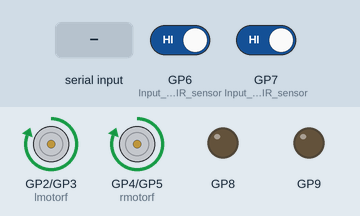
A sketch run on a simulated Raspberry Pi Pico. Shown: motor-driver pin pairs drawn as motors (green arrow = first pin HIGH = forward, orange = second pin HIGH = backward, longer = more drive), output pins drawn as LEDs (lit = HIGH). Inputs (shaded band) come from the test bench; at power-on: GP6 (Input_for_left_IR_sensor) HIGH, GP7 (Input_for_right_IR_sensor) HIGH.

Above: at 1.2 s.
1.3 s: GP6 (Input_for_left_IR_sensor) driven LOW
At 2.0 s:
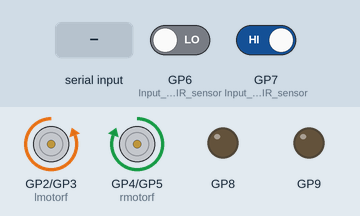
2.8 s: GP7 (Input_for_right_IR_sensor) driven LOW
At 3.6 s:
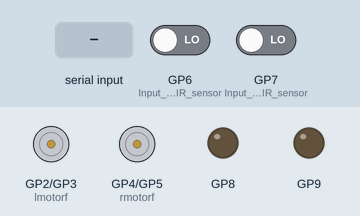
4.3 s: "W" received over Serial
At 5.5 s:
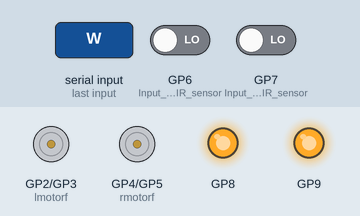
5.8 s: GP6 (Input_for_left_IR_sensor) driven HIGH
At 6.9 s:
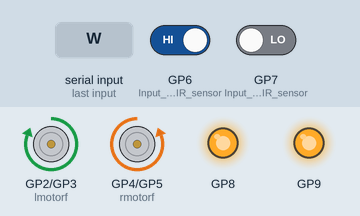
7.3 s: GP7 (Input_for_right_IR_sensor) driven HIGH
At 8.1 s:
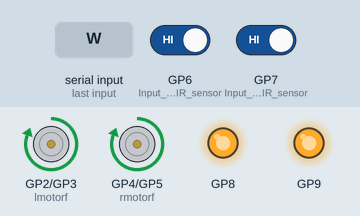
8.8 s: GP6 (Input_for_left_IR_sensor) driven LOW
At 9.3 s:
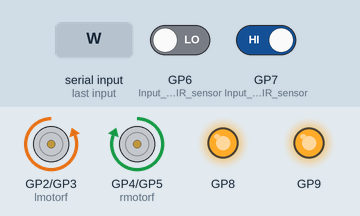
Timing chart, 0 to 11.3 s (numbered marks = the images above; inputs shaded):
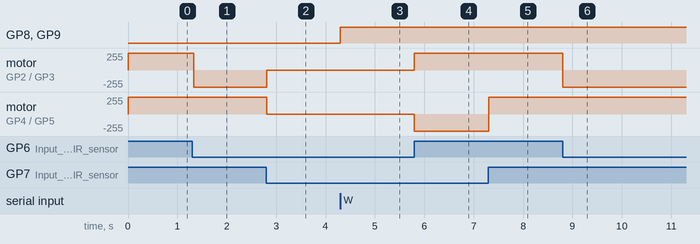

The sketch:

Final_line_follower.ino
```cpp
#define lmotorf 2                                //Step-1:  motor driver m2-a into arduino pin2
#define lmotorb 3                                //Step-2:  motor driver m2-b into arduino pin3
#define rmotorf 4                                //Step-3:  motor driver m1-a into arduino pin4
#define rmotorb 5                                //Step-4:  motor driver m1-b into arduino pin5
                                                 //Step-5:  Connect battery to motor driver(+12,GND,+5V) and to arduino (in pin 'Vin' +5V)  ***  Use IC-7805 to supply +5V  ***
                                                 //Step-6:  connect bluetooth module RX pin to arduino TX pin
                                                 //Step-7:  connect bluetooth module TX pin to arduino RX pin and supply +3V vcc and GND to respective pins in bluetooth module
                                                 //Step-8:  Power the left and right IR sensor (+5V) and connect O/Ps of left and Right IR to arduino pin 6 and 7 respectively
                                                 //Step-9:  Connect the battery to IC-7805
                                                 //Step-10: Turn on the bluetooth and paired up the devices ..........Download the software 'Blue control' or 'Arduino control'

                                                // *****************************************************************************************************************
                                                //**** CAUTION: Don't plug-in the battery when arduino connected with the laptop.   ********************************
                                                // **** CAUTION: UNPLUG the VCC of bluetooth module while uploading the program.    ********************************
                                                //******************************************************************************************************************
 void setup()
{
  pinMode(2,OUTPUT);
  pinMode(3,OUTPUT);
  pinMode(4,OUTPUT);
  pinMode(5,OUTPUT);
  pinMode(8,OUTPUT);
  pinMode(9,OUTPUT);
  pinMode(6,INPUT);                             //Input for left IR sensor
  pinMode(7,INPUT);                             //Input for right IR sensor
  Serial.begin(9600);
}

void loop()
{
  while(Serial.available()==0);                  //waiting for bluetooth signal
  char c=Serial.read();                          //reading the bluetooth signal
  while(c=='W'||c=='A')                          //Checking conditions for while loop
  {
    digitalWrite(8,HIGH);
    digitalWrite(9,HIGH);
    loop1();
  }

  while(c=='B'||c=='V')                          //same here
  {
    digitalWrite(8,LOW);
    digitalWrite(9,LOW);
    loop2();
  }
}
void loop1()                                                      //function loop for IR mode
{

  int lsensor=digitalRead(6);
  int rsensor=digitalRead(7);
  if((lsensor==LOW)&&(rsensor==LOW))                              //Stop
  {
    digitalWrite(lmotorf,LOW);
    digitalWrite(rmotorf,LOW);
    digitalWrite(lmotorb,LOW);
    digitalWrite(rmotorb,LOW);
  }
  else if((lsensor==HIGH)&&(rsensor==LOW))                        //Rightward
  {
    digitalWrite(lmotorf,HIGH);
    digitalWrite(rmotorf,LOW);
    digitalWrite(lmotorb,LOW);
    digitalWrite(rmotorb,HIGH);
  }
  else if((lsensor==LOW)&&(rsensor==HIGH))                        //Leftward
  {
    digitalWrite(lmotorf,LOW);
    digitalWrite(rmotorf,HIGH);
    digitalWrite(lmotorb,HIGH);
    digitalWrite(rmotorb,LOW);
  }
  else                                                            //Forward
  {
    digitalWrite(lmotorf,HIGH);
    digitalWrite(rmotorf,HIGH);
    digitalWrite(lmotorb,LOW);
    digitalWrite(rmotorb,LOW);
  }
  delay(50);//Optional
  }

  void loop2()                                                   //function loop for Bluetooth mode
  {
    char val=Serial.read();
    if(val=='F'||val=='U')                                       //forward
    {
    digitalWrite(lmotorf,HIGH);
    digitalWrite(rmotorf,HIGH);
    digitalWrite(lmotorb,LOW);
    digitalWrite(rmotorb,LOW);
    }

    if(val=='B'||val=='D')                                        //Backward
    {
    digitalWrite(lmotorf,LOW);
    digitalWrite(rmotorf,LOW);
    digitalWrite(lmotorb,HIGH);
    digitalWrite(rmotorb,HIGH);
    }

    if(val=='L')                                                  //Leftward
    {
    digitalWrite(lmotorf,LOW);
    digitalWrite(rmotorf,HIGH);
    digitalWrite(lmotorb,HIGH);
    digitalWrite(rmotorb,LOW);
    }

    if(val=='R')                                                  //Rightward
    {
    digitalWrite(lmotorf,HIGH);
    digitalWrite(rmotorf,LOW);
    digitalWrite(lmotorb,LOW);
    digitalWrite(rmotorb,HIGH);
    }

    if(val=='C'||val=='S')                                        //stop
    {
    digitalWrite(lmotorf,LOW);
    digitalWrite(rmotorf,LOW);
    digitalWrite(lmotorb,LOW);
    digitalWrite(rmotorb,LOW);
    }
  }


  //******************************
  //******************************
  //******  DONE! :)  ************
  //******************************
  //******************************
```

Measured:
- after the input at 1.3 s, motor on GP2 (lmotorf) / GP3 (lmotorb): forward 255/255 → backward 255/255 at once
- after the input at 2.8 s, motor on GP2 (lmotorf) / GP3 (lmotorb): backward 255/255 → stopped at once; motor on GP4 (rmotorf) / GP5 (rmotorb): forward 255/255 → stopped at once
- after the input at 4.3 s, GP8, GP9: LOW → HIGH at once
- after the input at 5.8 s, motor on GP2 (lmotorf) / GP3 (lmotorb): stopped → forward 255/255 at once; motor on GP4 (rmotorf) / GP5 (rmotorb): stopped → backward 255/255 at once
- after the input at 7.3 s, motor on GP4 (rmotorf) / GP5 (rmotorb): backward 255/255 → forward 255/255 at once
- after the input at 8.8 s, motor on GP2 (lmotorf) / GP3 (lmotorb): forward 255/255 → backward 255/255 at once
